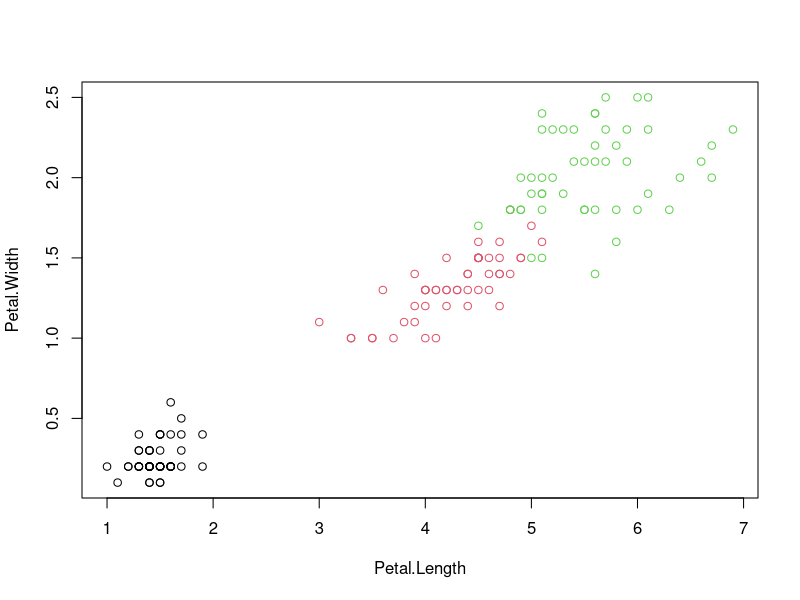
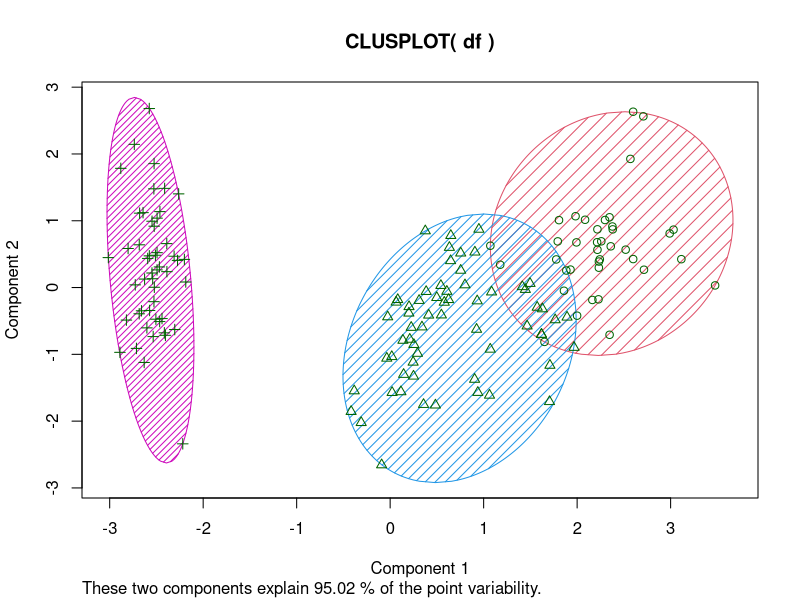
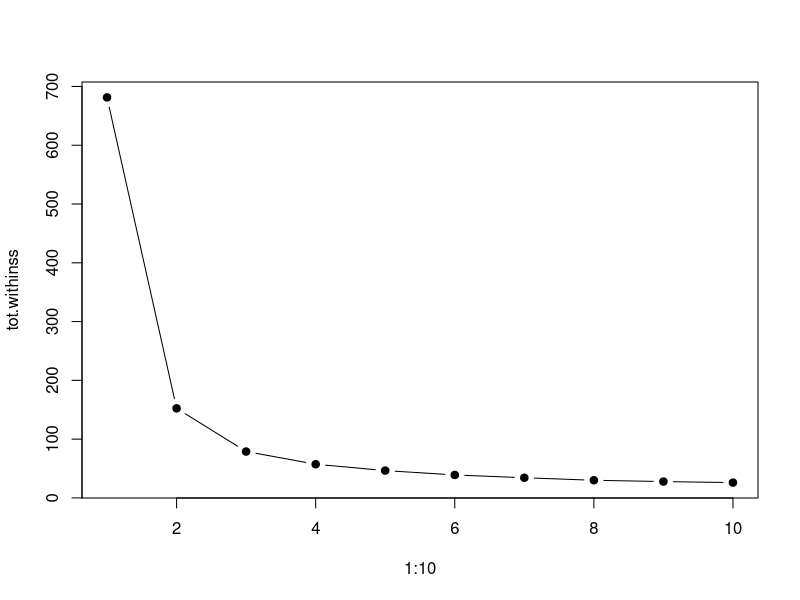

These figures' R source, in order:
# Loading the data set and reading the head of the dataset
df <- iris
head(iris)
View(head(df))

# Creating plots of the dataset with respect to the label col which is Species
plot(df[c("Petal.Length", "Petal.Width")], col=df$Species)

# Using a seed because the points taken for the cluster always changes when u run the code
# df[rows, cols]
set.seed(101)
resultCuster <- kmeans(df[,1:4], centers = 3, nstart=20)
resultCuster

# Comparing the predicted clusters with the original data
View(table(resultCuster$cluster, df$Species))

# plotting these clusters out
library(cluster)
clusplot(df, resultCuster$cluster, color=T, shade=T, labels=0, lines=0)

# Using the Elbow method to find the exact number of centroids/clusters
tot.withinss <- vector(mode="character", length=10)
for (i in 1:10){
  irisCluster <- kmeans(df[,1:4], center=i,nstart=20)
  tot.withinss[i] <- irisCluster$tot.withinss
}

plot(1:10, tot.withinss, type="b", pch=19)

# Now you can see that 3 is the optimal one
